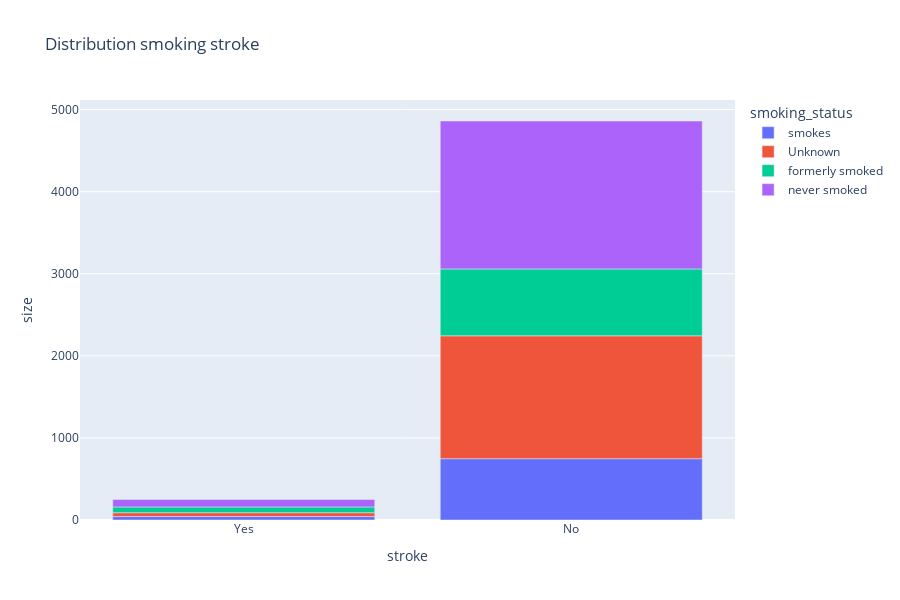

Write notebook code for a chart like this one.
### Code cell
df_group = df_eda.groupby(['stroke','smoking_status'],as_index=False).size().sort_values(by='size')

graph = horizontal_bar_plot(df =df_group,x ='stroke',y='size',color='smoking_status',title='Distribution smoking stroke')

### Figure 1 — Plotly figure (JSON) as saved in the notebook; plotly's stock layout.template omitted (floating-point values rounded to 4 significant figures)
{"data": [{"alignmentgroup": "True", "hovertemplate": "smoking_status=smokes<br>stroke=%{x}<br>size=%{y}<extra></extra>", "legendgroup": "smokes", "marker": {"color": "#636efa", "pattern": {"shape": ""}}, "name": "smokes", "offsetgroup": "smokes", "orientation": "v", "showlegend": true, "textposition": "auto", "type": "bar", "x": ["Yes", "No"], "xaxis": "x", "y": [42, 747], "yaxis": "y"}, {"alignmentgroup": "True", "hovertemplate": "smoking_status=Unknown<br>stroke=%{x}<br>size=%{y}<extra></extra>", "legendgroup": "Unknown", "marker": {"color": "#EF553B", "pattern": {"shape": ""}}, "name": "Unknown", "offsetgroup": "Unknown", "orientation": "v", "showlegend": true, "textposition": "auto", "type": "bar", "x": ["Yes", "No"], "xaxis": "x", "y": [47, 1497], "yaxis": "y"}, {"alignmentgroup": "True", "hovertemplate": "smoking_status=formerly smoked<br>stroke=%{x}<br>size=%{y}<extra></extra>", "legendgroup": "formerly smoked", "marker": {"color": "#00cc96", "pattern": {"shape": ""}}, "name": "formerly smoked", "offsetgroup": "formerly smoked", "orientation": "v", "showlegend": true, "textposition": "auto", "type": "bar", "x": ["Yes", "No"], "xaxis": "x", "y": [70, 815], "yaxis": "y"}, {"alignmentgroup": "True", "hovertemplate": "smoking_status=never smoked<br>stroke=%{x}<br>size=%{y}<extra></extra>", "legendgroup": "never smoked", "marker": {"color": "#ab63fa", "pattern": {"shape": ""}}, "name": "never smoked", "offsetgroup": "never smoked", "orientation": "v", "showlegend": true, "textposition": "auto", "type": "bar", "x": ["Yes", "No"], "xaxis": "x", "y": [90, 1802], "yaxis": "y"}], "layout": {"barmode": "relative", "height": 600, "legend": {"title": {"text": "smoking_status"}, "tracegroupgap": 0}, "title": {"text": "Distribution smoking stroke"}, "xaxis": {"anchor": "y", "domain": [0, 1], "title": {"text": "stroke"}}, "yaxis": {"anchor": "x", "domain": [0, 1], "title": {"text": "size"}}}}
